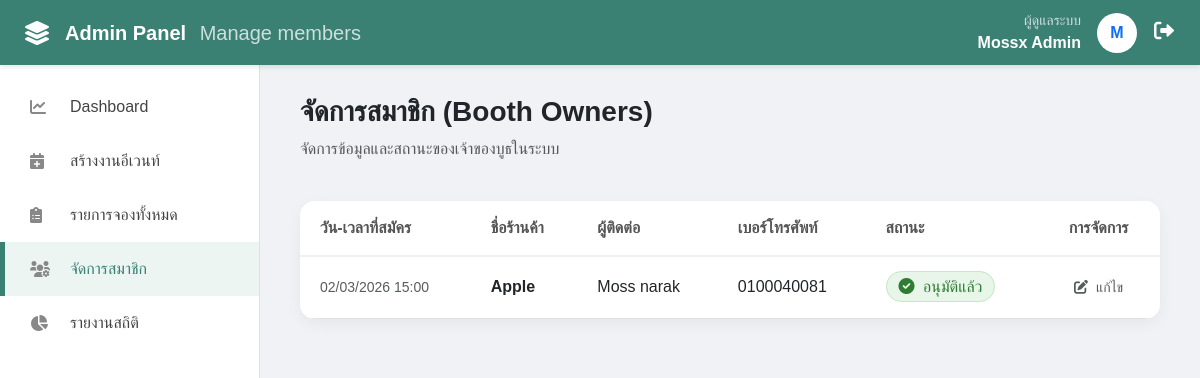
The app's page /Final/admin_users.php (signed in), older data.
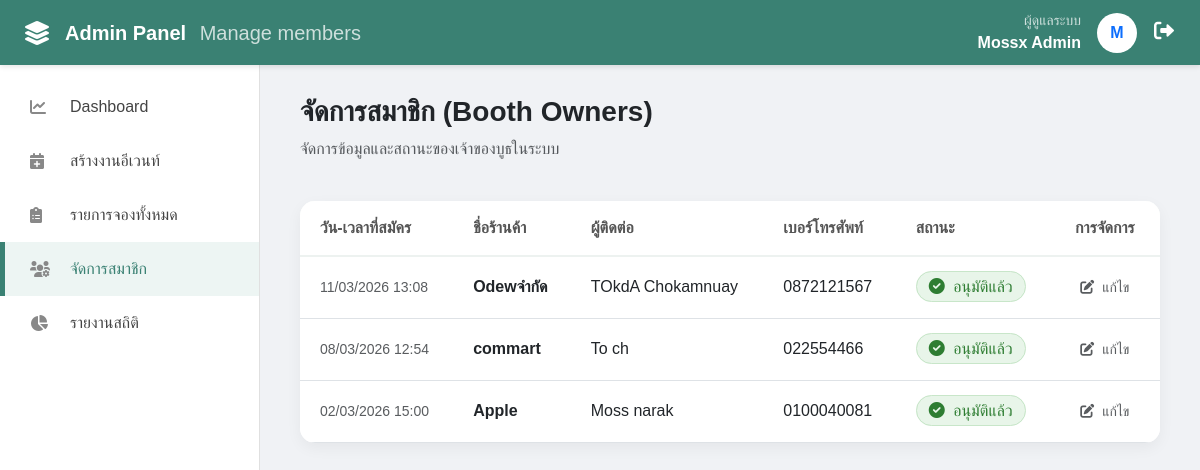
The same page, newer data.
### tables this page shows
CREATE TABLE `booth_owners` (
  `id` int(11) NOT NULL,
  `username` varchar(50) NOT NULL,
  `password` varchar(255) NOT NULL,
  `shop_name` varchar(100) NOT NULL,
  `owner_name` varchar(100) NOT NULL,
  `phone` varchar(20) NOT NULL,
  `status` enum('pending','approved','rejected') DEFAULT 'pending',
  `created_at` timestamp NOT NULL DEFAULT current_timestamp()
);

### Final/admin_users.php (the view, shortened to what the changed rows need)
<?php
include 'config.php';
$stmt = $conn->query("SELECT * FROM booth_owners ORDER BY FIELD(status, 'pending', 'approved', 'rejected'), created_at DESC");
$users = $stmt->fetchAll();
?>
<!DOCTYPE html>
<html lang="th">
<head>
    <link href="https://cdn.jsdelivr.net/npm/bootstrap@5.3.0/dist/css/bootstrap.min.css" rel="stylesheet">
    <link rel="stylesheet" href="https://cdnjs.cloudflare.com/ajax/libs/font-awesome/6.0.0/css/all.min.css">
</head>
<body>
<div class="main-content">
    <div class="card user-card">
        <div class="table-responsive">
            <table class="table table-hover mb-0">
                <thead>
                    <tr>
                        <th>วัน-เวลาที่สมัคร</th>
                        <th>ชื่อร้านค้า</th>
                        <th>ผู้ติดต่อ</th>
                        <th>เบอร์โทรศัพท์</th>
                        <th>สถานะ</th>
                        <th class="text-center">การจัดการ</th>
                    </tr>
                </thead>
                <tbody>
    <?php if (count($users) > 0): ?>
        <?php foreach ($users as $u): ?>
        <tr>
            <td class="small text-muted"><?php echo date('d/m/Y H:i', strtotime($u['created_at'])); ?></td>
            <td><span class="fw-bold text-dark"><?php echo htmlspecialchars($u['shop_name']); ?></span></td>
            <td><?php echo htmlspecialchars($u['owner_name']); ?></td>
            <td><?php echo htmlspecialchars($u['phone']); ?></td>
            <td>
                <?php if($u['status'] == 'pending'): ?>
                    <span class="badge-pending"><i class="fas fa-clock me-1"></i> รออนุมัติ</span>
                <?php elseif($u['status'] == 'approved'): ?>
                    <span class="badge-approved"><i class="fas fa-check-circle me-1"></i> อนุมัติแล้ว</span>
                <?php else: ?>
                    <span class="badge-rejected"><i class="fas fa-times-circle me-1"></i> ปฏิเสธ</span>
                <?php endif; ?>
            </td>
            <td class="text-center">
                <div class="d-flex justify-content-center align-items-center gap-2">
                    <?php if($u['status'] == 'pending'): ?>
                        <a href="update_user.php?id=<?php echo $u['id']; ?>&action=approve"
                           class="btn btn-success btn-sm px-3 shadow-sm"
                           onclick="return confirm('ยืนยันการอนุมัติสมาชิกนี้?')">อนุมัติ</a>
                        <a href="update_user.php?id=<?php echo $u['id']; ?>&action=reject"
                           class="btn btn-outline-danger btn-sm px-3"
                           onclick="return confirm('ยืนยันการปฏิเสธสมาชิกนี้?')">ปฏิเสธ</a>
                    <?php else: ?>
                        <a href="update_user.php?id=<?php echo $u['id']; ?>&action=pending"
                           class="btn btn-link btn-sm text-decoration-none text-muted" title="แก้ไขสถานะ">
                           <i class="fas fa-edit me-1"></i> แก้ไข
                        </a>
                    <?php endif; ?>
                </div>
            </td>
        </tr>
        <?php endforeach; ?>
    <?php else: ?>
        <tr>
            <td colspan="6" class="text-center py-5 text-muted">ไม่พบข้อมูลการสมัครสมาชิก</td>
        </tr>
    <?php endif; ?>
</tbody>
            </table>
        </div>
    </div>
</div>
</body>
</html>

Row changes from the older to the newer data that the page shows:
added booth_owners: created_at "11/03/2026 13:08", shop_name "Odewจำกัด", owner_name "TOkdA Chokamnuay", phone "0872121567", status "approved" (drawn)
added booth_owners: created_at "08/03/2026 12:54", shop_name "commart", owner_name "To ch", phone "022554466", status "approved" (drawn)
